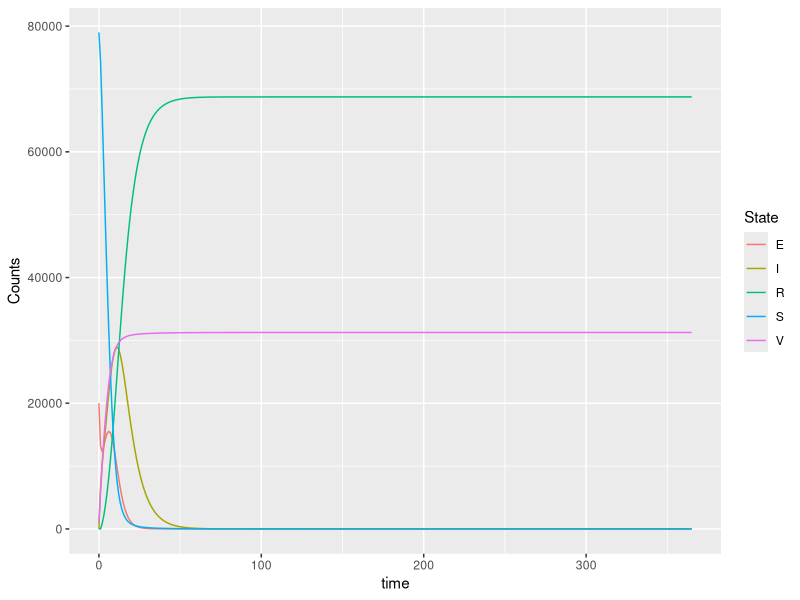
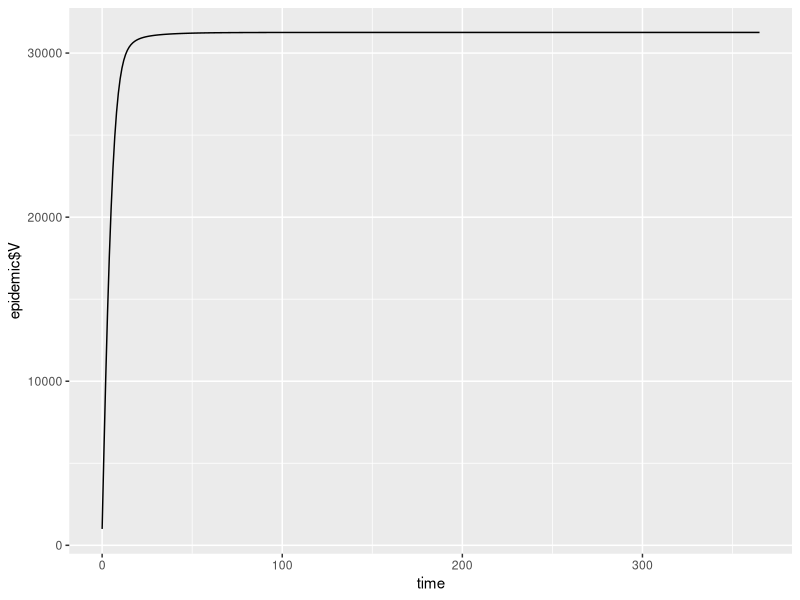

The R script that drew these images, in order:

# Create a function to calculate the rate of change in each state variable
change.dt <- function(X, Lambda, mu, beta, alpha, epsilon, gamma, sigma){
  S <- X[1] ; E <- X[2] ; I <- X[3] ; R <- X[4] ; V <- X[5]
  N <- S + E + I + R + V
  
  dSdt <- Lambda - mu*S - beta*I*S/N - alpha*S + sigma*E
  dEdt <- beta*I*S/N - (mu + epsilon)*E - sigma*E
  dIdt <- epsilon*E - (gamma + mu)*I
  dRdt <- gamma*I - mu*R
  dVdt <- alpha*S  - mu*V  
      
  return(c(dSdt, dEdt, dIdt, dRdt, dVdt))
        
}

# For time period (example for per day period)
change.dt(X = c(79000, 20000, 500, 100, 300), Lambda=0, mu=0, beta=0.75, alpha=0.006, epsilon=1/3, gamma=1/8, sigma = 0.01)

# A fuction that will update the system at each time step
updateSystm <- function(X, Lambda, mu, beta, alpha, epsilon, gamma, sigma, deltaT){
  X <- X + change.dt(X, Lambda, mu, beta, alpha, epsilon, gamma, sigma)*deltaT
  return(X)
}

# How many people are in S, E, I, R and V at time = 0
Systm <- c(79000, 20000, 1, 0, 999)
# Per-capita birth rate
Lambda <- 0
# Per-capita natural death rate
mu <- 0
# The proportion of the susceptible class that have received vaccination
alpha <- 0.06
# The rate of outflow from susceptible to exposed compartment
beta <- 0.75
# Rate of progression from exposed to infection
epsilon <- 1/3
# Recovery rate of infectious individual
gamma <- 1/8
# The rate of inflow into susceptible from the exposed compartment
sigma = 0.01
# time step
deltaT <- 1
# time period
period <- 365


epidemic <- data.frame(time=0, S=Systm[1], E=Systm[2], I=Systm[3], R=Systm[4], V=Systm[5])

for(time in seq(from=deltaT, to=period, by=deltaT)){
  
  Systm <- updateSystm(Systm, Lambda, mu, beta, alpha, epsilon,  gamma, sigma, deltaT)
  epidemic <- rbind(epidemic, c(time, Systm))

}

install.packages("tidyverse")
library(tidyverse)

epi <- epidemic %>%
  pivot_longer(S:V, values_to="Counts", names_to="State")

ggplot(epi) + geom_line(aes(x=time, y=Counts, col=State))

ggplot(epidemic)+geom_line(aes(x=time, y=epidemic$V))

